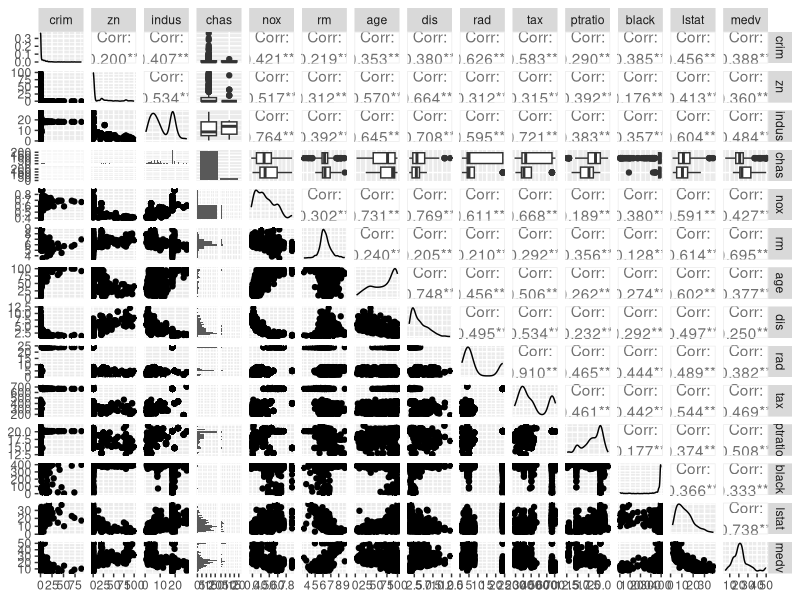
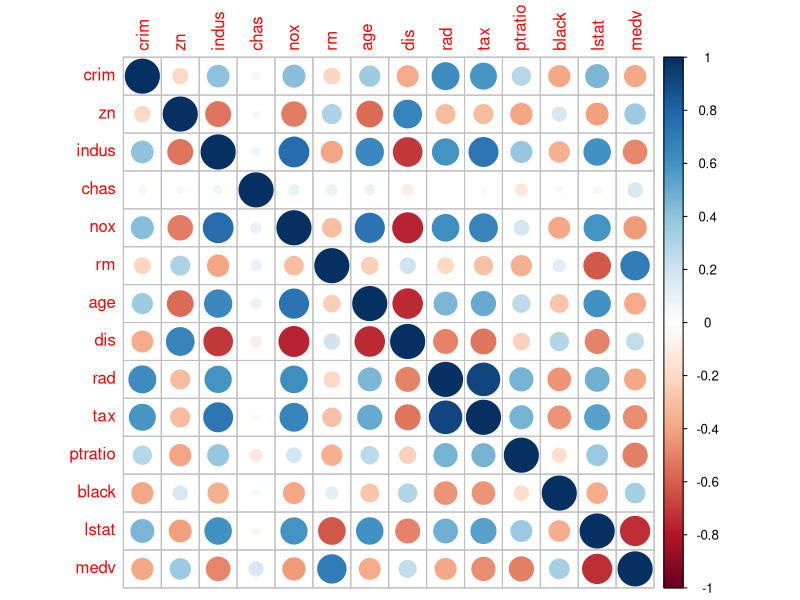
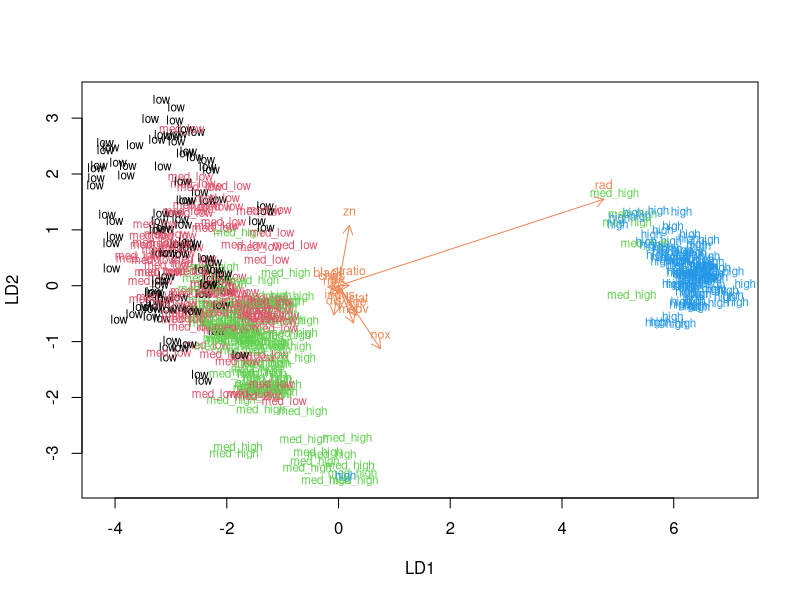
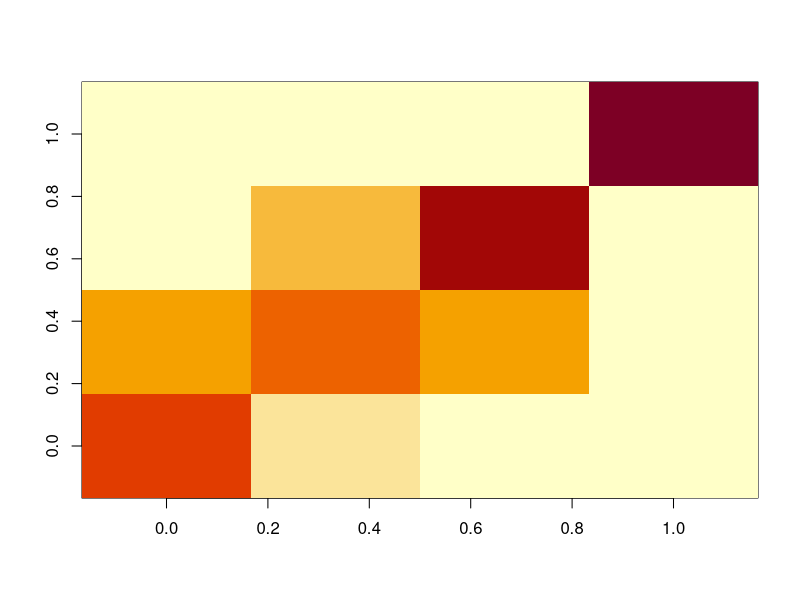
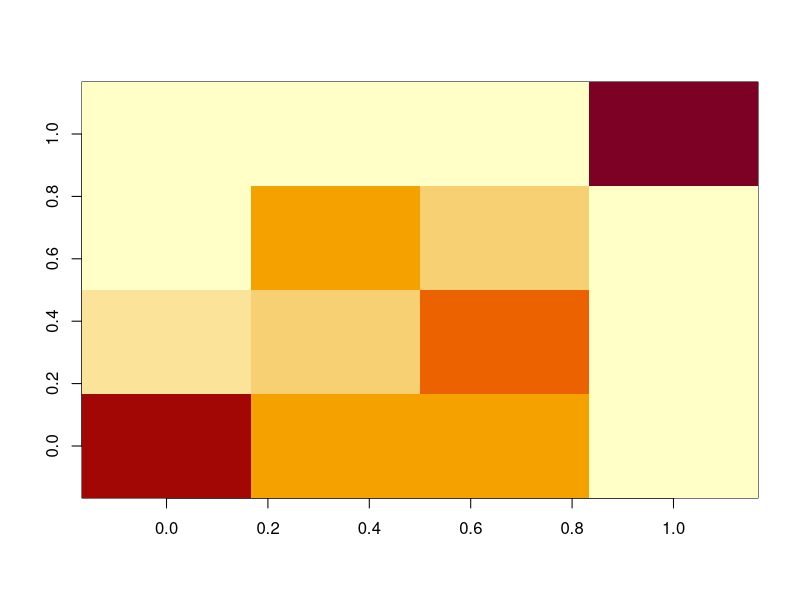
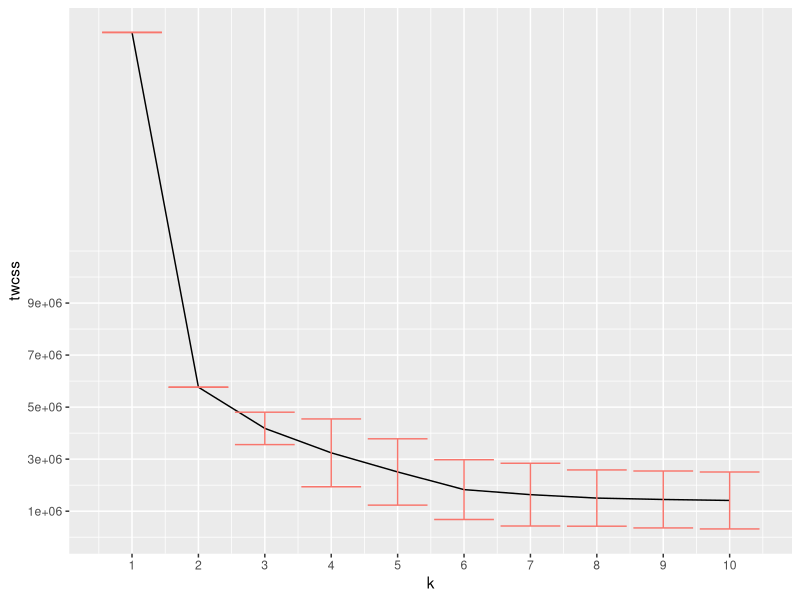
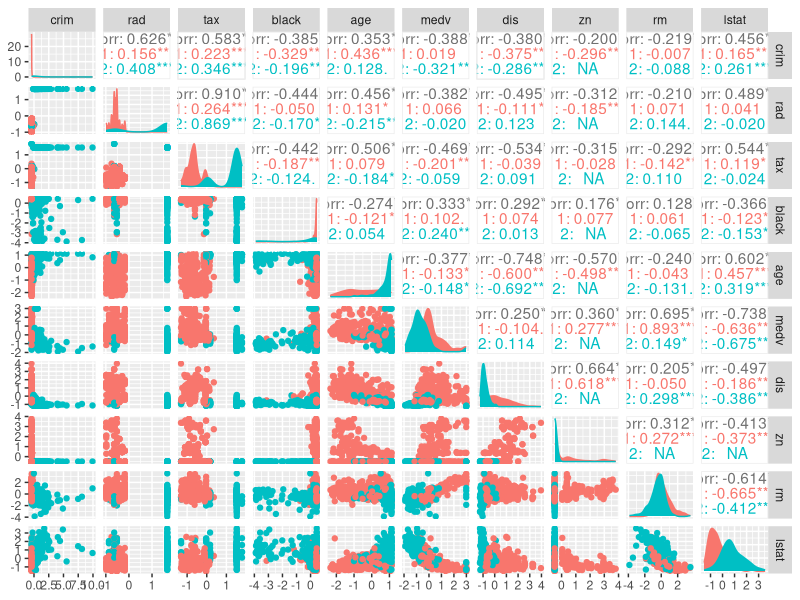
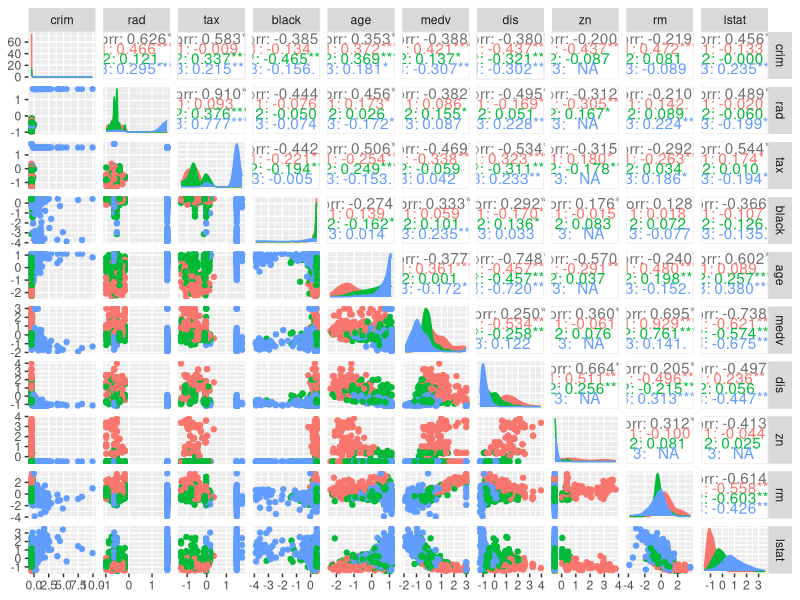

Write the R code that produced these figures, in order.
## ---- chunk 1
library(MASS)
data("Boston")
## ---- chunk 2
str(Boston)
## ---- chunk 3
library(dplyr)
Boston_explore <- Boston %>% mutate(chas = chas == 1)
str(Boston_explore)
## ---- chunk 4
summary(Boston_explore)
## ---- chunk 5
library(ggplot2)
library(GGally)
Boston_explore %>%
  ggpairs(lower=list(combo=wrap("facethist",binwidth=0.5))) # Have to add the lower arg so ggpairs doesn't complain
## ---- chunk 6
library(corrplot)
corrplot(cor(Boston_explore), method="circle")
## ---- chunk 7
Boston_scaled <- as.data.frame(scale(Boston_explore))
summary(Boston_scaled)
## ---- chunk 8
# Create quartile class
Boston_scaled$crim <- as.numeric(Boston_scaled$crim)
Boston_scaled$crime <- cut(Boston_scaled$crim, breaks = quantile(Boston_scaled$crim), include.lowest = TRUE, label=c("low", "med_low", "med_high", "high"))

# Drop crim
Boston_scaled <- dplyr::select(Boston_scaled, -crim)
## ---- chunk 9
set.seed(179693716) 
n <- nrow(Boston_scaled)
split <- sample(n,  size = n * 0.8)

train <- Boston_scaled[split,]
test <- Boston_scaled[-split,]
## ---- chunk 10
lda.fit <- lda(crime ~ ., data = train)
lda.fit
## ---- chunk 11
arrows <- function(x, scale = 1, arrow_heads = 0.1, color = "red", tex = 0.75, choices = c(1,2)){
  heads <- coef(x)
  graphics::arrows(x0 = 0, y0 = 0, 
         x1 = scale * heads[,choices[1]], 
         y1 = scale * heads[,choices[2]], col=color, length = arrow_heads)
  text(scale * heads[,choices], labels = row.names(heads), 
       cex = tex, col=color, pos=3)
}

classes <- as.numeric(train$crime)

plot(lda.fit, dimen = 2, col=classes, pch=classes)
arrows(lda.fit, scale = 1.5, color = "#ee8855")
## ---- chunk 12
# Drop the result variables
facit <- test$crime
test <- dplyr::select(test, -crime)
## ---- chunk 13
# Predict classes in the test data
lda.pred <- predict(lda.fit, newdata = test)

# Do a confusion matrix
tab <- table(correct = facit, predicted = lda.pred$class)
tab
nrow(test)
## ---- chunk 14
image(tab)
## ---- chunk 15
lda.radfit <- lda(crime ~ rad, data = train)
lda.radpred <- predict(lda.radfit, newdata = test)
radtab <- table(correct = facit, predicted = lda.radpred$class)
image(radtab)
## ---- chunk 16

# determine the number of clusters
#k_max <- 10

# calculate the total within sum of squares, take 5 samples to stabilize the variance 
twcss1 <- sapply(1:10, function(k){set.seed(100); kmeans(Boston, k)$tot.withinss})
twcss2 <- sapply(1:10, function(k){set.seed(123); kmeans(Boston, k)$tot.withinss})
twcss3 <- sapply(1:10, function(k){set.seed(321); kmeans(Boston, k)$tot.withinss})
twcss4 <- sapply(1:10, function(k){set.seed(130); kmeans(Boston, k)$tot.withinss})
twcss5 <- sapply(1:10, function(k){set.seed(949); kmeans(Boston, k)$tot.withinss})

df <- as.data.frame(tibble(twcss1,twcss2,twcss3,twcss4,twcss5, k= seq(1,10)))
df$twcss <- rowMeans(select(df,c(twcss1,twcss2,twcss3,twcss4,twcss5)))
df <- df %>% rowwise() %>% mutate(twcss_var = var(c(twcss1,twcss2,twcss3,twcss4,twcss5)))
df %>% ggplot(aes(x=k, y=twcss)) +
  geom_line() +
  geom_errorbar(aes(ymin=twcss-sqrt(twcss_var),ymax=twcss+sqrt(twcss_var),color="red"))+
  theme(legend.position="none") +
  scale_x_continuous(breaks=df$k) +
  scale_y_continuous(breaks=seq(1000000,10000000,2000000))
## ---- chunk 17

Boston_kmeans <- Boston %>% scale %>% as.data.frame
set.seed(101)
# k-means clustering
k2m <- kmeans(Boston_kmeans, centers = 2)
summary(k2m)
k2m$centers
## ---- chunk 18

ggpairs(Boston_kmeans[c("crim", "rad", "tax", "black", "age", "medv", "dis", "zn", "rm", "lstat")], aes(color=factor(k2m$cluster), fill=factor(k2m$cluster)), lower=list(combo=wrap("facethist",binwidth=0.5)))

## ---- chunk 19
set.seed(124293)
k3m <- kmeans(Boston_kmeans, centers = 3)
summary(k3m)
k3m$centers
## ---- chunk 20

ggpairs(Boston_kmeans[c("crim", "rad", "tax", "black", "age", "medv", "dis", "zn", "rm", "lstat")], aes(color=factor(k3m$cluster), fill=factor(k3m$cluster)), lower=list(combo=wrap("facethist",binwidth=0.5)))

